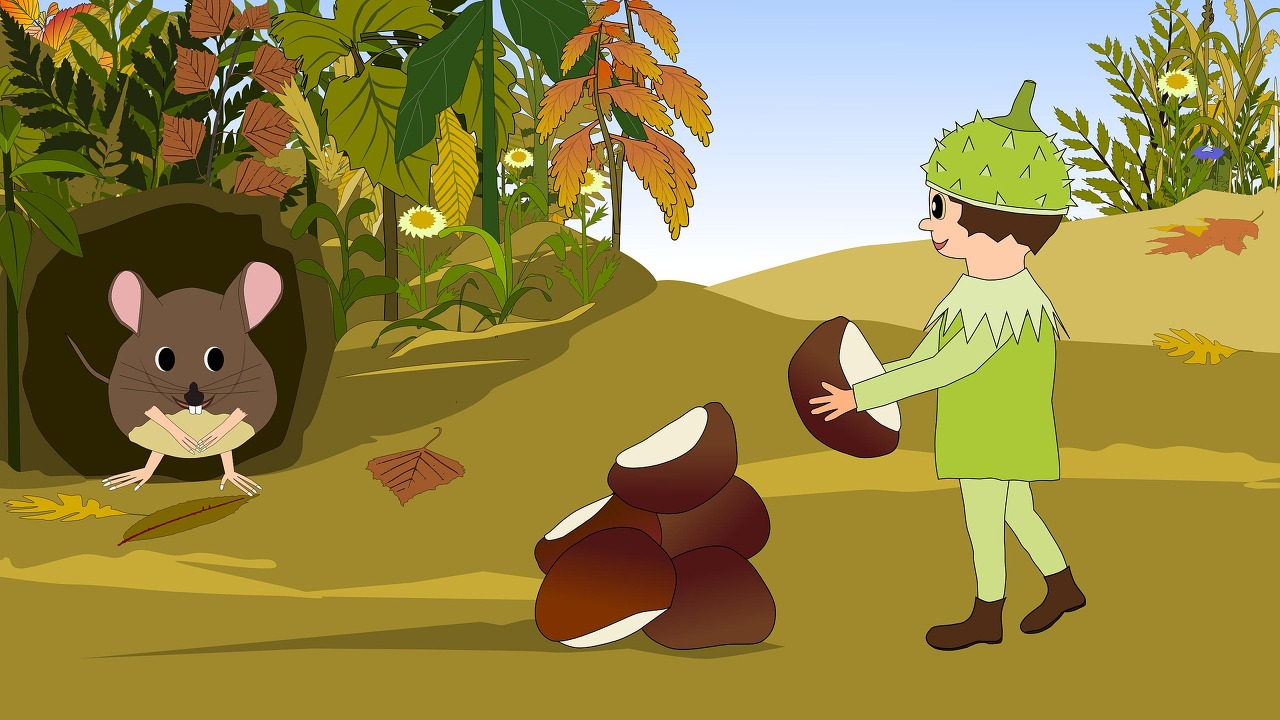
#> input picture temp/open_cv/Image/fable2.jpg, 1280 x 720 px
$ python open_cv_test21.py
#> lines starting #> are read from the running program, lines starting #| are printed output that depends on the picture; after the words box and inside, x2 and y2 are one past the last pixel; in counts of white or black regions, pixels touching at a corner belong together
import cv2
import numpy as np
import sys
import random

sys.setrecursionlimit(100000)

src = cv2.imread("Image/fable2.jpg")
#> src is the input picture: shape (720, 1280, 3); mean B, G, R 69.1, 134.7, 148.8
gray = cv2.cvtColor(src, cv2.COLOR_BGR2GRAY)
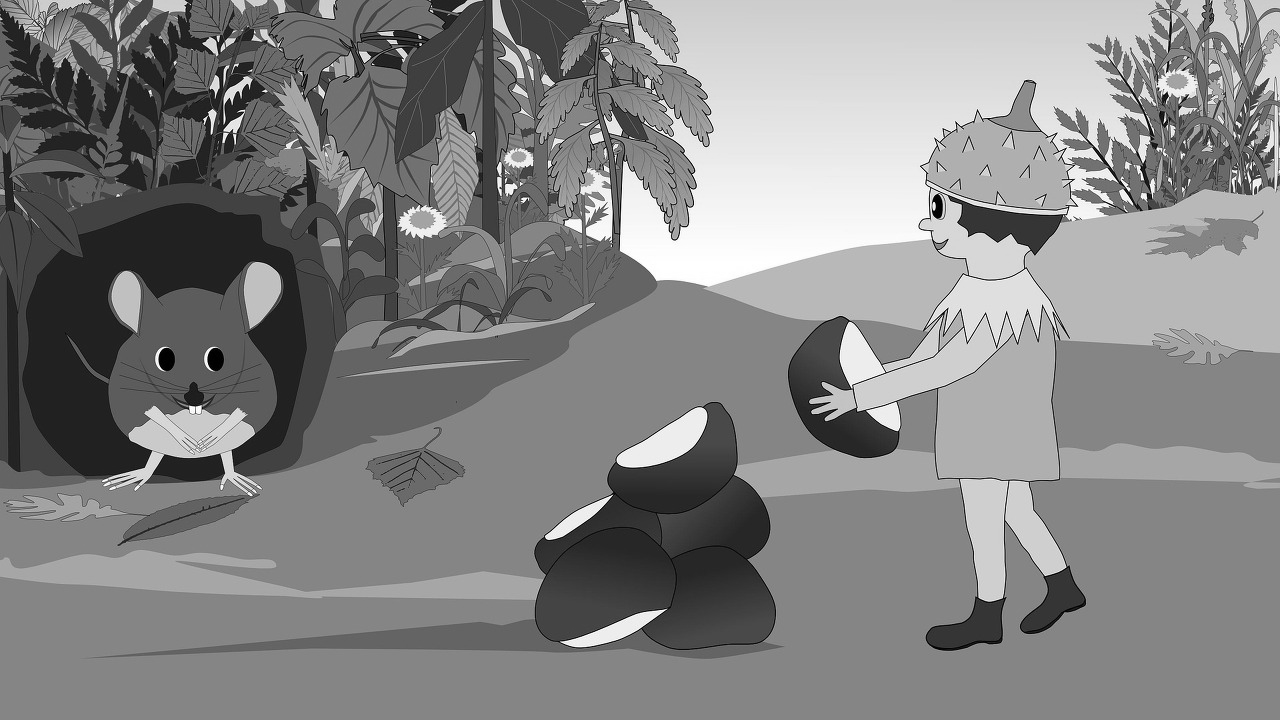
#> gray: shape (720, 1280); min 0, max 255, mean 131.4
binary = cv2.adaptiveThreshold(
    gray, 255, cv2.ADAPTIVE_THRESH_MEAN_C, cv2.THRESH_BINARY, 467, 37)
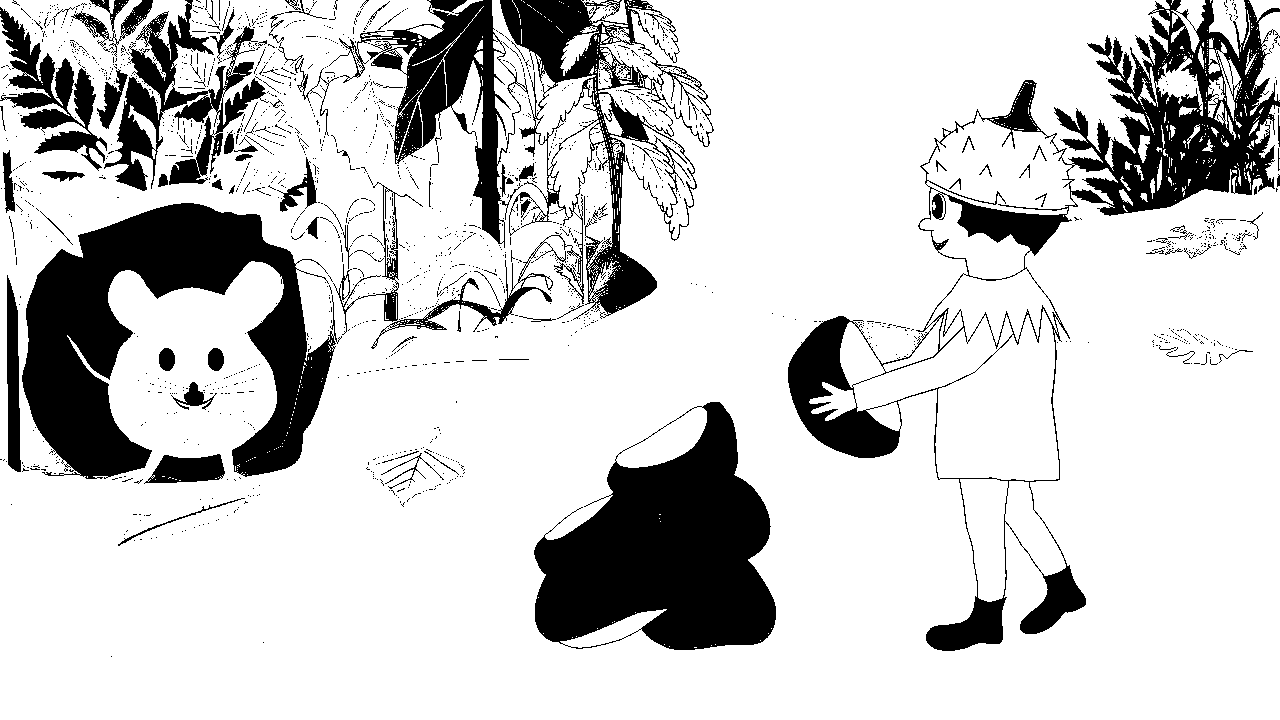
#> binary: shape (720, 1280); 80.2% white; 1775 black regions (1682 under 20 px), largest, box (x1, y1, x2, y2) and area: (788, 0, 1280, 651) 41471, (22, 203, 342, 479) 39837, (534, 402, 776, 650) 37003

# 빈 output 이미지 생성 (흰색)
output = np.full(binary.shape, 255, dtype=np.uint8)

# 이미지의 높이와 너비
height, width = binary.shape
#> height = 720; width = 1280

# 점진적으로 이미지를 보여주는 단위 설정
step = 1

dy = [-step, step, 0, 0]
dx = [0, 0, -step, step]

visited = np.zeros_like(binary, dtype=bool)


def dfs(i, j):
    if i < 0 or i >= height or j < 0 or j >= width or visited[i, j] or binary[i, j] != 0:
        return

    visited[i, j] = True
    output[i:i + step, j:j + step] = binary[i:i + step, j:j + step]
    output[i, j] = random.randrange(0, 150)

    ran_show = int(random.randrange(1, 1000))

    if ((i * j) % ran_show) == 0:
        cv2.imshow("output", output)
        cv2.waitKey(1)

    for k in range(4):
        ni, nj = i + dy[k], j + dx[k]
        dfs(ni, nj)


# 시작점 찾기 (검은 픽셀 중 하나)
start_i, start_j = None, None
for i in range(0, height, step):
    for j in range(0, width, step):
        if binary[i, j] == 0 and not visited[i, j]:
            start_i, start_j = i, j
            dfs(start_i, start_j)
#> this loop made 720 passes
#> pass 1, in dfs, `cv2.imshow("output", output)`:
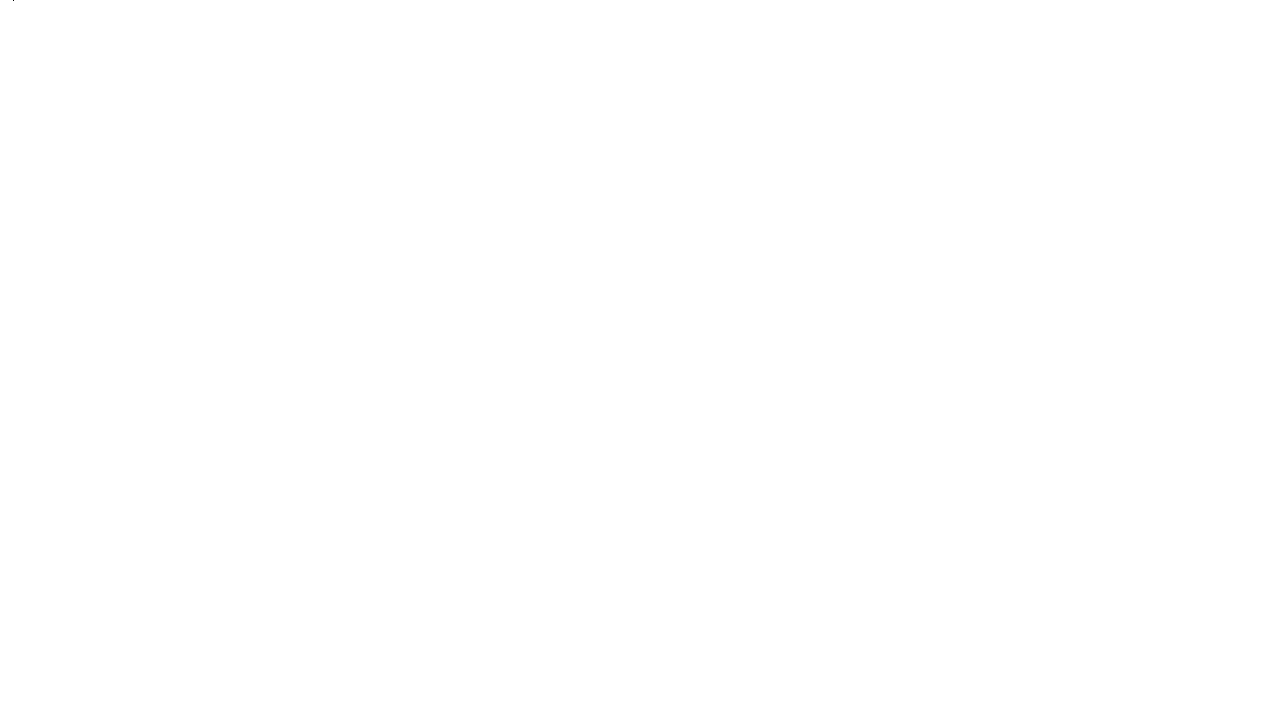
#> window 'output': shape (720, 1280); values 98 (black) and 255 (white), 100% white; black in thin lines or dots, all inside (x1, y1, x2, y2) = (13, 0, 14, 1)
cv2.imshow("output", output)
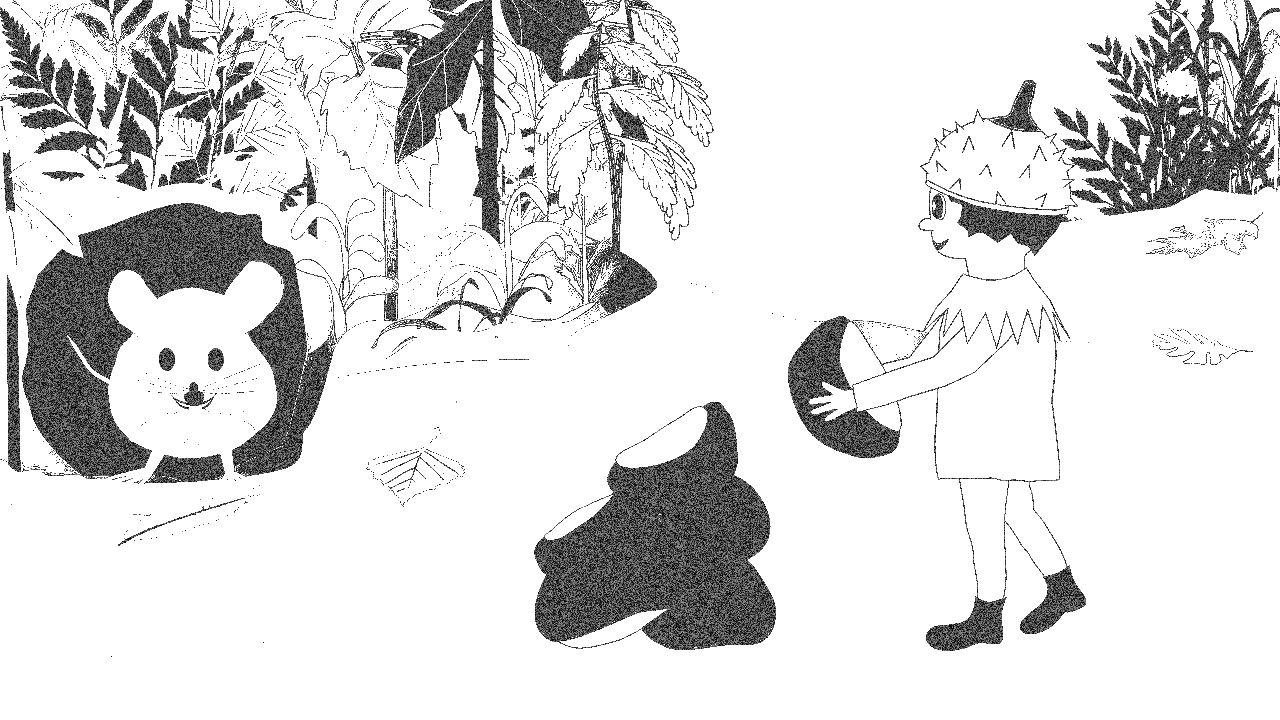
#> window 'output': shape (720, 1280); min 0, max 255, mean 219.3

cv2.waitKey(0)
cv2.destroyAllWindows()

$ run again, with temp/open_cv/Image/fable12.jpg copied over temp/open_cv/Image/fable2.jpg
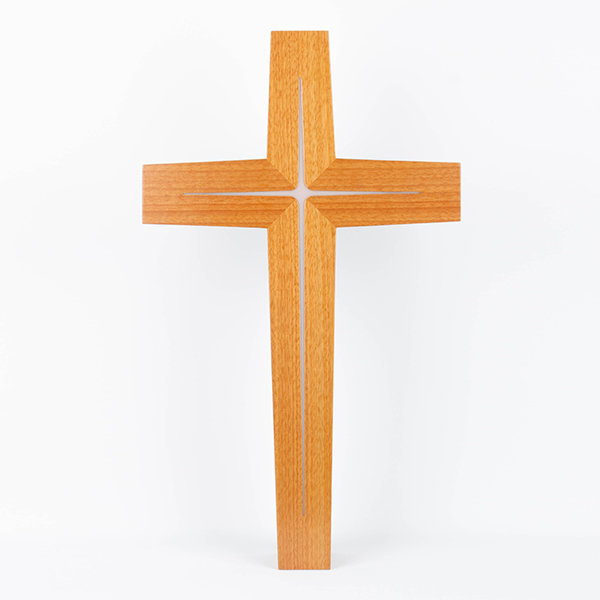
#> input picture temp/open_cv/Image/fable12.jpg, 600 x 600 px
#> src is the input picture: shape (600, 600, 3); mean B, G, R 224.1, 233.2, 243.1
#> `binary = cv2.adaptiveThreshold( gray, 255, cv2.ADAPTIVE_THRESH_MEAN_C,..`:
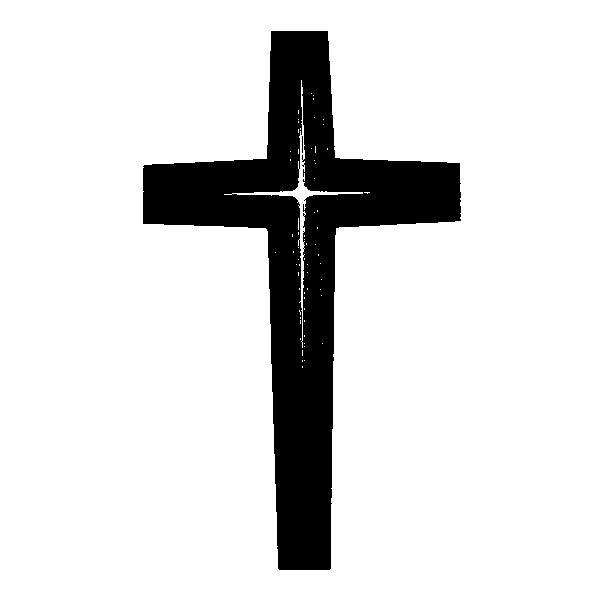
#> binary: shape (600, 600); 86.7% white; 2 black regions (1 under 20 px), largest, box (x1, y1, x2, y2) and area: (143, 31, 461, 570) 47763
#> `cv2.imshow("output", output)`:
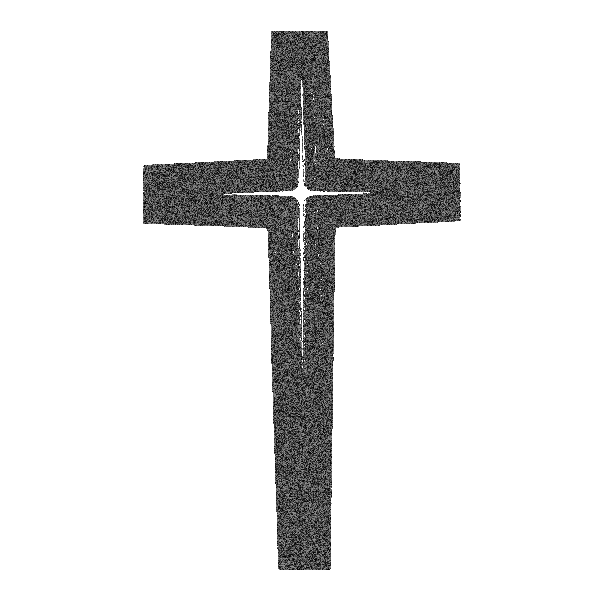
#> window 'output': shape (600, 600); min 0, max 255, mean 231
